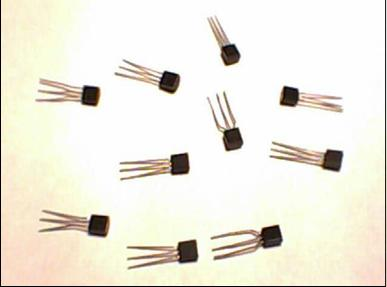
%> input picture Transistores.JPG, 387 x 287 px
$ octave Cuenta_Transistores.m   (GNU Octave 9; MATLAB toolbox functions it lacks are replaced by stand-ins)
%> lines starting %> are read from the running program, lines starting %| are printed output that depends on the picture; in (x1, y1, x2, y2) boxes, pixels count from 0 and x2, y2 are one past the last pixel; in counts of white or black regions, pixels touching at a corner belong together; the program's own positions count from 1


Im_RGB=imread('Transistores.jpg');
%> Im_RGB is the input picture: size 287x387x3 uint8; mean R, G, B 239.2, 235.7, 223.7
imshow(Im_RGB)
Im_bin=im2bw(Im_RGB,0.5);
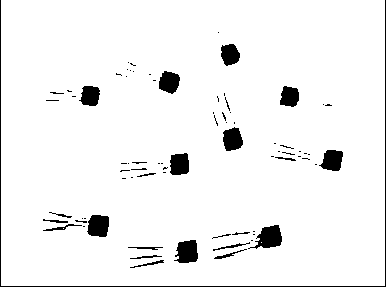
%> Im_bin: size 287x387 logical; 95% white; 77 black regions (53 under 20 px), largest, box (x1, y1, x2, y2) and area: (0, 0, 386, 287) 958, (248, 225, 282, 249) 461, (174, 240, 198, 263) 424
figure, imshow(Im_bin);
Im_bin2=not(Im_bin);
figure, imshow(Im_bin2)
SE=strel('square',10);
Im_erode=imerode(Im_bin2,SE);
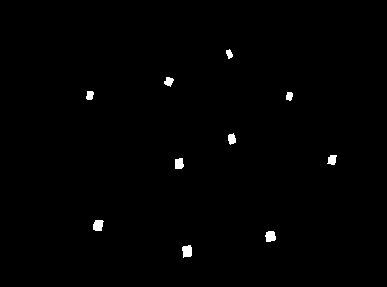
%> Im_erode: size 287x387 logical; 0.68% white; 10 white regions, largest, box (x1, y1, x2, y2) and area: (182, 245, 192, 258) 105, (93, 220, 104, 231) 99, (265, 231, 276, 242) 98
figure, imshow(Im_erode);
Im_dilate=imdilate(Im_erode,SE);
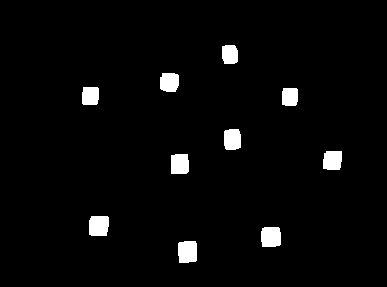
%> Im_dilate: size 287x387 logical; 3% white; 10 white regions, largest, box (x1, y1, x2, y2) and area: (178, 241, 197, 263) 393, (89, 216, 109, 236) 378, (261, 227, 281, 247) 377
figure,imshow(Im_dilate);
Im_label=bwlabel(Im_dilate,8);
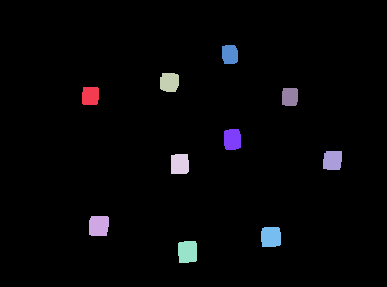
%> Im_label: size 287x387 double; 11 distinct labels, from 0 to 10; one colour per label, 0 black
n=max(max(Im_label));
%> n = 10
display(n,'El total de transistores son:');
%| 10
